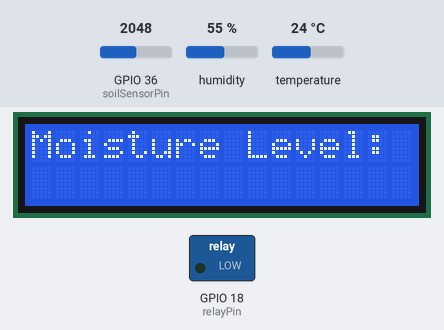
The sketch below on a simulated ESP32. Parts: 16×2 character LCD, switched loads named in the sketch (green lamp = pin HIGH). Inputs (shaded band) come from the test bench; at power-on: GPIO 36 (soilSensorPin) = 2048, humidity 55 %, temperature 24 °C. WiFi joins after 1.5 s; servers stay silent unless stated; what the sketch prints to the serial monitor is not drawn.

Above: at 3.0 s.
3.1 s: GPIO 36 (soilSensorPin) set to 1691
15.1 s: GPIO 36 (soilSensorPin) set to 1599
At 22.7 s:
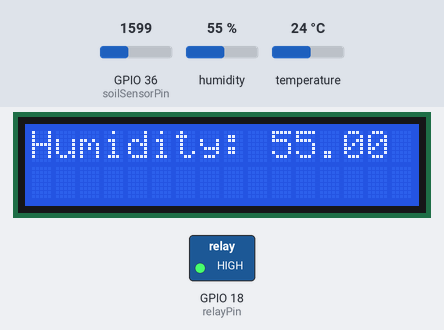
27.1 s: humidity set to 22 %
At 35.5 s:
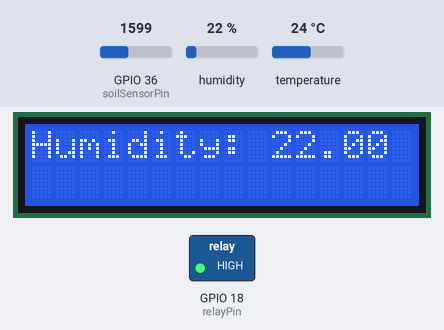
37.8 s: temperature set to 12 °C
At 43.1 s:
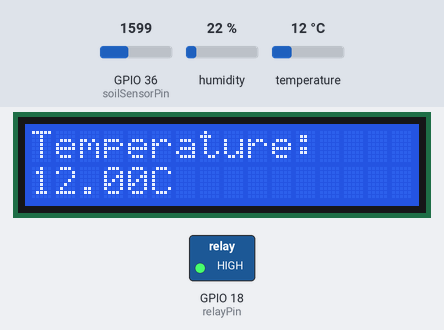
45.9 s: humidity set to 40 %
At 53.7 s:
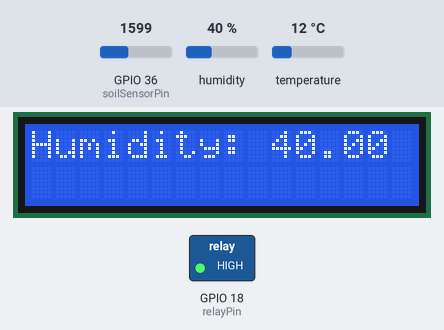
56.1 s: temperature set to 19 °C
At 61.2 s:
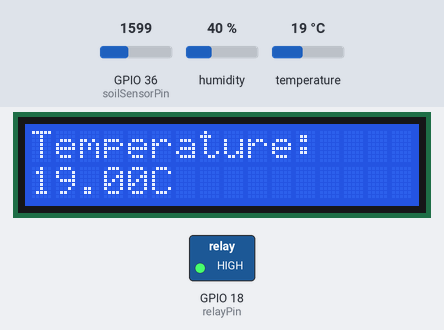
Timing chart, 0 to 62.7 s (numbered marks = the images above; inputs shaded):
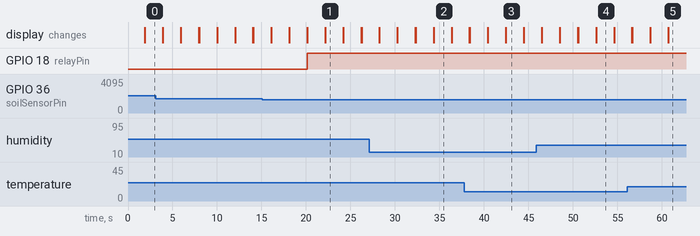

Measured:
- the behaviour switches between 1638 and 1637 on GPIO 36 (soilSensorPin) (found by bisection; images 0 and 1)
- after the input at 15.1 s, GPIO 18 (relayPin): LOW → HIGH after 5.0 s
- what the display in image 1 shows lasts 2.0 s, from 22.2 s to 24.2 s

The sketch:

PlantPot.ino
```cpp
// Wi-Fi library for connecting to a wireless network
#include <WiFi.h>
#include <WiFiClient.h>

// Library for controlling I2C-based LCD displays
#include <Wire.h>
#include <LiquidCrystal_I2C.h>

// Library for HD44780-compatible LCDs
#include <hd44780.h>
#include <hd44780ioClass/hd44780_I2Cexp.h>

// Library for interfacing with DHT sensors
#include <DHT.h>

// Blynk app template details
#define BLYNK_TEMPLATE_ID           "TMPL5Scu-z8wi"
#define BLYNK_TEMPLATE_NAME         "Quickstart Template"
#define BLYNK_AUTH_TOKEN            "eiIL-ZpBVYsZZdvM44AGCsxhBcTToHB8"
#include <BlynkSimpleEsp32.h>

// Wi-Fi Login
char ssid[] = "KentTest213";
char pass[] = "12345666";

// LCD config
hd44780_I2Cexp lcd;

// Pin definitions
const int soilSensorPin = A0;  // Analog pin connected to SIG pin of the soil sensor
const int dhtPin = 14;         // Replace with the GPIO pin your DHT sensor is connected to
const int relayPin = 18;       // Replace with the GPIO pin your relay is connected to

// DHT sensor setup
DHT dht(dhtPin, DHT11);

void setup() {
  // Initialization serial communication
  Serial.begin(115200);
  lcd.begin(16, 2);
  dht.begin();
  // Connect to Wi-Fi and Blynk
  Blynk.begin(BLYNK_AUTH_TOKEN, ssid, pass);
  // Set relay pin as output and turn it off initially
  pinMode(relayPin, OUTPUT);
  digitalWrite(relayPin, LOW);
}

void loop() {
  Blynk.run();

  // Read sensor values
  int soilMoistureReading = analogRead(soilSensorPin);
  int moisturePercentage = map(soilMoistureReading, 0, 4095, 0, 100); // Convert to percentage
  float temperatureReading = dht.readTemperature();
  float humidityReading = dht.readHumidity();

  // Print sensor readings to Serial
  Serial.print("Soil Moisture: ");
  Serial.print(moisturePercentage);
  Serial.print("% | ");
  Serial.println("");
  Serial.print("Temperature: ");
  Serial.print(temperatureReading);
  Serial.print("°C | Humidity: ");
  Serial.print(humidityReading);
  Serial.println("");
  Serial.print("% | Relay Status: ");

  // Control relay based on soil moisture
  if (moisturePercentage < 40) {
    digitalWrite(relayPin, HIGH);  // Turn on the relay when moisture is below 40%
  } else {
    digitalWrite(relayPin, LOW);   // Turn off the relay otherwise
  }

  // Combine sensor values for Blynk visualization
  String combinedSensorValues = "Moisture: " + String(moisturePercentage) + "%\nTemp: " + String(temperatureReading) + "°C\nHum: " + String(humidityReading) + "%";
  Blynk.virtualWrite(V3, combinedSensorValues);

  // Update LCD displays
  lcd.print("Moisture Level: ");
  lcd.print(moisturePercentage);
  lcd.print("%");
  delay(2000);
  lcd.clear();
  lcd.print("Humidity: ");
  lcd.print(humidityReading);
  delay(2000);
  lcd.clear();
  lcd.print("Temperature: ");
  lcd.setCursor(0, 1);
  lcd.print(temperatureReading);
  lcd.print("C ");
  delay(2000);
  lcd.clear();
}
```
